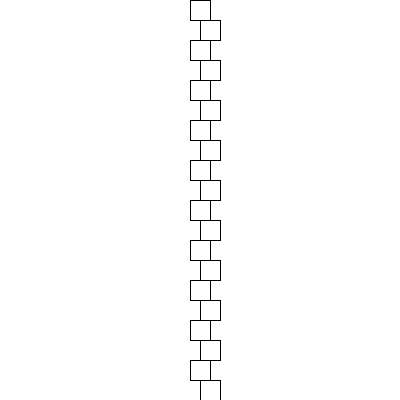
Frame 1 (no input)
Frame 60 (the mouse pressed at the canvas centre just before this capture): identical to frame 1, image omitted
Frame 120 (the mouse held since frame 60 and released just before this capture): identical to frame 1, image omitted

The Processing sketch that drew this single still picture (run headless with seeded random() and noise(); from frame 60 on, the mouse is pressed at the canvas centre):

// Processing sketch: sketch_for_Loops_2_1
// ── sketch_for_Loops_2_1.pde
int numRect = 20;
int rSize;
int xPos;
int yPos;

void setup() {
  size(400, 400);
  background(255);


  rSize = height / numRect;
  xPos = (width / 2) - (rSize / 2);
}

void draw() {

  // i++ means i = i + 1
  for (int i = 0; i < numRect; i++) {
    // If i is an even number
    if (i % 2 == 0) {
      yPos = i * rSize;
      xPos = (width / 2) - (rSize / 2);
    }else{
      yPos = i * rSize;
      xPos = (width / 2);
    }

    rect(xPos, yPos, rSize, rSize);
  }
}
